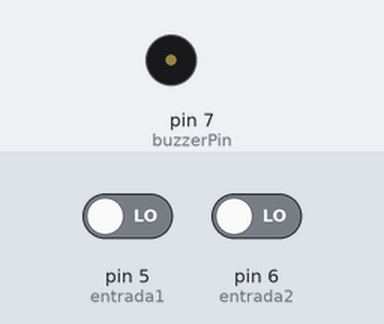
Bench run of a sketch on a simulated Arduino Uno, built with avr-gcc and run on an emulated ATmega328P. On the bench: buzzer (waves = sounding). The test bench sets the inputs (shaded band); at power-on: pin 5 (entrada1) LOW, pin 6 (entrada2) LOW. What the sketch prints to the serial monitor is not drawn.

Above: at 1.2 s.
1.3 s: pin 5 (entrada1) driven HIGH
At 8.7 s:
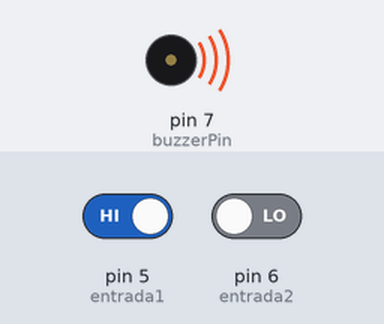
Timing chart, 0 to 16.3 s (numbered marks = the images above; inputs shaded):
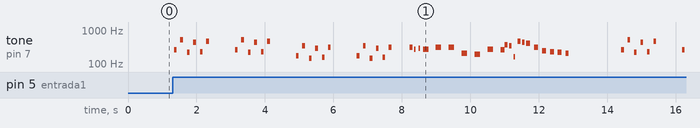

The sketch:

efectos.ino
```cpp
const int buzzerPin = 7;
int couter = 0;
int entrada1 = 5;
int entrada2 = 6;

//--------------------------------------------------------------------- STARWARS -------------------------------------------------

const int c = 261;
const int d = 294;
const int e = 329;
const int f = 349;
const int g = 391;
const int gS = 415;
const int a = 440;
const int aS = 455;
const int b = 466;
const int cH = 523;
const int cSH = 554;
const int dH = 587;
const int dSH = 622;
const int eH = 659;
const int fH = 698;
const int fSH = 740;
const int gH = 784;
const int gSH = 830;
const int aH = 880;
int counter = 0;
/*-----------------------------------------mario underworld----------------------------------------*/
const int c4 = 262;
const int c5 = 523;
const int a3 = 220;
const int a4 = 440;
const int as3 = 233;
const int as4 = 466;
const int zero = 0;
const int f3 = 175;
const int f4 = 349;
const int d3 = 147;
const int d4 = 294;
const int ds3 = 156;
const int ds4 = 311;
const int cs4 = 277;
const int gs3 = 208;
const int g3 = 196;
const int fs4 = 370;
const int e3 = 165;
const int gs4 = 415;
const int b3 = 247;

void setup() {
  // put your setup code here, to run once:
  //----------------------------- BUZZER --------------------------
  pinMode(buzzerPin, OUTPUT);
  pinMode(entrada1, INPUT);
  pinMode(entrada2, INPUT);

  Serial.begin(9600);

}

void loop() {
  int estado1 = digitalRead(entrada1);
  int estado2 = digitalRead(entrada2);
  if(estado1 == 1 && estado2 == 1) {
    firstSection();
  }
  else if(estado1 == 1 && estado2 == 0){
    marito();
    delay(100);
  }
  Serial.print(estado1);
  Serial.print(" ");
  Serial.println(estado2);


}


/**
   #########################################################################################################################################
   ############################################################# MUSICA MARIO ###################################################################
   #########################################################################################################################################

*/

void marito() {
  buzz(c4, 12);
  buzz(c5, 12);
  buzz(a3, 12);
  buzz(a4, 12);
  buzz(as3, 12);
  buzz(as4, 12);
  buzz(zero, 6);
  buzz(zero, 3);

  buzz(c4, 12);
  buzz(c5, 12);
  buzz(a3, 12);
  buzz(a4, 12);
  buzz(as3, 12);
  buzz(as4, 12);
  buzz(zero, 6);
  buzz(zero, 3);

  buzz(f3, 12);
  buzz(f4, 12);
  buzz(d3, 12);
  buzz(d4, 12);
  buzz(ds3, 12);
  buzz(ds4, 12);
  buzz(zero, 6);
  buzz(zero, 3);

  buzz(f3, 12);
  buzz(f4, 12);
  buzz(d3, 12);
  buzz(d4, 12);
  buzz(ds3, 12);
  buzz(ds4, 12);
  buzz(zero, 6);
  buzz(zero, 6);

  buzz(ds4, 18);
  buzz(cs4, 18);
  buzz(d4, 18);
  buzz(cs4, 6);
  buzz(ds4, 6);
  buzz(ds4, 6);
  buzz(gs3, 6);
  buzz(g3, 6);
  buzz(cs4, 6);

  buzz(c4, 18);
  buzz(fs4, 18);
  buzz(f4, 18);
  buzz(e3, 18);
  buzz(as4, 18);
  buzz(a4, 18);

  buzz(gs4, 10);
  buzz(ds4, 10);
  buzz(b3, 10);
  buzz(as3, 10);
  buzz(a3, 10);
  buzz(gs3, 10);
  buzz(zero, 3);
  buzz(zero, 3);
  buzz(zero, 3);


}

void buzz(int nota , int duracion) {
  int tiempo = 1000 / duracion;

  C(nota, tiempo);
  int pausa = tiempo * 1.30;
  delay(pausa);
  C(0, tiempo);


}

void C(long nota, long duracion) {
  long dela = 1000000 / nota / 2;
  long ciclo = nota * duracion / 1000;
  for (long i = 0; i < ciclo; i++) {
    digitalWrite(buzzerPin, HIGH);
    delayMicroseconds(dela);
    digitalWrite(buzzerPin, LOW);
    delayMicroseconds(dela);
  }

}
/**
   #########################################################################################################################################
   ############################################################# MUSICA STARWARS ###################################################################
   #########################################################################################################################################

*/

void firstSection()
{
  beep(a, 500);
  beep(a, 500);
  beep(a, 500);
  beep(f, 350);
  beep(cH, 150);
  beep(a, 500);
  beep(f, 350);
  beep(cH, 150);
  beep(a, 650);

  delay(500);

  beep(eH, 500);
  beep(eH, 500);
  beep(eH, 500);
  beep(fH, 350);
  beep(cH, 150);
  beep(gS, 500);
  beep(f, 350);
  beep(cH, 150);
  beep(a, 650);

  delay(500);
}

void beep(int note, int duration)
{
  //Play tone on buzzerPin
  tone(buzzerPin, note, duration);


  delay(duration);

  //Stop tone on buzzerPin
  noTone(buzzerPin);

  delay(50);

  //Increment counter
  counter++;
}
```

Measured:
- after the input at 1.3 s, tone on pin 7 (buzzerPin): plays 260 Hz for 0.08 s, 521 Hz for 0.08 s, 220 Hz for 0.08 s, 439 Hz for 0.08 s, 233 Hz for 0.08 s, 465 Hz for 0.08 s … (52 notes in this stretch), starting after 0.05 s
